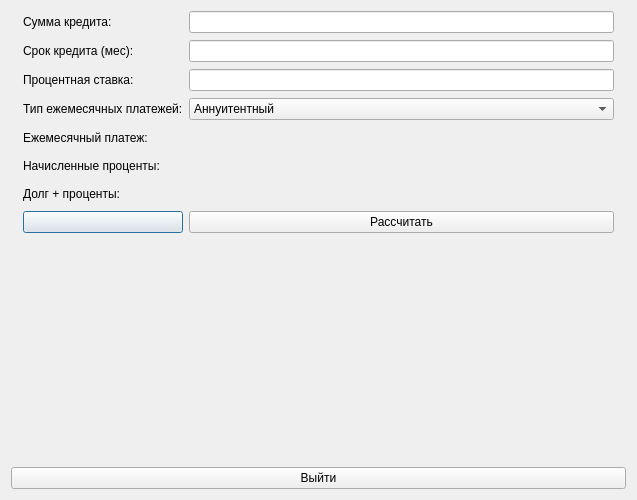
<?xml version="1.0" encoding="UTF-8"?>
<ui version="4.0">
 <class>LoanCalc</class>
 <widget class="QDialog" name="LoanCalc">
  <property name="geometry">
   <rect>
    <x>0</x>
    <y>0</y>
    <width>637</width>
    <height>500</height>
   </rect>
  </property>
  <property name="windowTitle">
   <string>Dialog</string>
  </property>
  <layout class="QVBoxLayout" name="verticalLayout_2">
   <item>
    <layout class="QGridLayout" name="gridLayout" rowstretch="0,0,0,0,0,0,0,0">
     <property name="leftMargin">
      <number>12</number>
     </property>
     <property name="topMargin">
      <number>0</number>
     </property>
     <property name="rightMargin">
      <number>12</number>
     </property>
     <property name="bottomMargin">
      <number>0</number>
     </property>
     <property name="horizontalSpacing">
      <number>-1</number>
     </property>
     <property name="verticalSpacing">
      <number>7</number>
     </property>
     <item row="2" column="1">
      <widget class="QLineEdit" name="inputRate">
       <property name="focusPolicy">
        <enum>Qt::ClickFocus</enum>
       </property>
      </widget>
     </item>
     <item row="6" column="0">
      <widget class="QLabel" name="label_7">
       <property name="text">
        <string>Долг + проценты:</string>
       </property>
      </widget>
     </item>
     <item row="4" column="0">
      <widget class="QLabel" name="label_5">
       <property name="text">
        <string>Ежемесячный платеж:</string>
       </property>
      </widget>
     </item>
     <item row="1" column="1">
      <widget class="QLineEdit" name="inputTerm">
       <property name="focusPolicy">
        <enum>Qt::ClickFocus</enum>
       </property>
      </widget>
     </item>
     <item row="4" column="1">
      <widget class="QLabel" name="outputAccrInter">
       <property name="text">
        <string/>
       </property>
      </widget>
     </item>
     <item row="6" column="1">
      <widget class="QLabel" name="outputSumDebtInter">
       <property name="text">
        <string/>
       </property>
      </widget>
     </item>
     <item row="5" column="1">
      <widget class="QLabel" name="outputMonPay">
       <property name="text">
        <string/>
       </property>
      </widget>
     </item>
     <item row="3" column="1">
      <widget class="QComboBox" name="inputPayType">
       <item>
        <property name="text">
         <string>Аннуитентный</string>
        </property>
       </item>
       <item>
        <property name="text">
         <string>Дифференцированный</string>
        </property>
       </item>
      </widget>
     </item>
     <item row="0" column="0">
      <widget class="QLabel" name="label">
       <property name="acceptDrops">
        <bool>false</bool>
       </property>
       <property name="text">
        <string>Сумма кредита:</string>
       </property>
      </widget>
     </item>
     <item row="1" column="0">
      <widget class="QLabel" name="label_2">
       <property name="text">
        <string>Срок кредита (мес):</string>
       </property>
      </widget>
     </item>
     <item row="3" column="0">
      <widget class="QLabel" name="label_4">
       <property name="text">
        <string>Тип ежемесячных платежей:</string>
       </property>
      </widget>
     </item>
     <item row="7" column="0">
      <widget class="QPushButton" name="eraseButton">
       <property name="text">
        <string/>
       </property>
       <property name="icon">
        <iconset resource="../../assets/icons/icons.qrc">
         <normaloff>:/backspace.png</normaloff>:/backspace.png</iconset>
       </property>
      </widget>
     </item>
     <item row="7" column="1">
      <widget class="QPushButton" name="equalButton">
       <property name="layoutDirection">
        <enum>Qt::RightToLeft</enum>
       </property>
       <property name="text">
        <string>Рассчитать</string>
       </property>
       <property name="icon">
        <iconset resource="../../assets/icons/icons.qrc">
         <normaloff>:/calculate.png</normaloff>:/calculate.png</iconset>
       </property>
      </widget>
     </item>
     <item row="0" column="1">
      <widget class="QLineEdit" name="inputSum">
       <property name="focusPolicy">
        <enum>Qt::ClickFocus</enum>
       </property>
       <property name="acceptDrops">
        <bool>true</bool>
       </property>
      </widget>
     </item>
     <item row="2" column="0">
      <widget class="QLabel" name="label_3">
       <property name="text">
        <string>Процентная ставка:</string>
       </property>
      </widget>
     </item>
     <item row="5" column="0">
      <widget class="QLabel" name="label_6">
       <property name="text">
        <string>Начисленные проценты:</string>
       </property>
      </widget>
     </item>
    </layout>
   </item>
   <item>
    <widget class="QCustomPlot" name="widget" native="true">
     <property name="cursor">
      <cursorShape>OpenHandCursor</cursorShape>
     </property>
    </widget>
   </item>
   <item>
    <widget class="QPushButton" name="exitButton">
     <property name="layoutDirection">
      <enum>Qt::RightToLeft</enum>
     </property>
     <property name="text">
      <string>Выйти</string>
     </property>
     <property name="icon">
      <iconset resource="../../assets/icons/icons.qrc">
       <normaloff>:/close.png</normaloff>:/close.png</iconset>
     </property>
    </widget>
   </item>
  </layout>
 </widget>
 <customwidgets>
  <customwidget>
   <class>QCustomPlot</class>
   <extends>QWidget</extends>
   <header>qcustomplot.h</header>
   <container>1</container>
  </customwidget>
 </customwidgets>
 <resources>
  <include location="../../assets/icons/icons.qrc"/>
 </resources>
 <connections/>
</ui>
